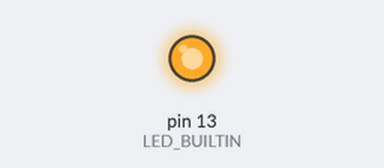
A sketch run on a simulated Arduino Uno, built with avr-gcc and run on an emulated ATmega328P. Parts: output pins drawn as LEDs (lit = HIGH).

Above: at 0.2 s.
At 31.2 s:
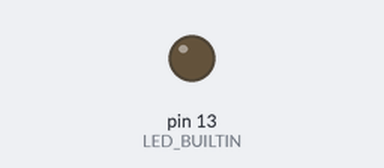
Timing chart, 0 to 36.4 s (numbered marks = the images above):
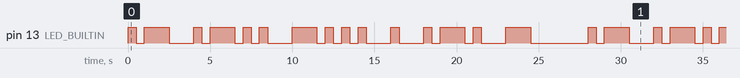

Measured:
- by itself, pin 13 (LED_BUILTIN): moves between LOW and HIGH, repeating every 28.0 s
- by itself, everything shown: repeats every 28.0 s, in 30 steps

The sketch:

Functional_programming_3.ino
```cpp
//This program shows my name (albert) in morse code in the builtin LED of the arduino.
//Instead, of using a function for the dot and a function for the dash like in 'functional programming 2', here I have used the morseBlink function which is used to control the blinking of the LED based on the number of dots specified for each letter.
//The dotDuration variable controls the duration of a single dot.
//The loop is the same as in 'functional programming 2', and each of the functions representing letters are more or less the same, but using the morseBlink funciton.


int dotDuration = 500;

void setup() {
  // put your setup code here, to run once:
pinMode (13, OUTPUT);
}

void loop() {
  // put your main code here, to run repeatedly:
morseA ();
morseL ();
morseB ();
morseE ();
morseR ();
morseT ();
delay (dotDuration*4);
}

void morseBlink (int numbeOfDots) {
digitalWrite (LED_BUILTIN, 1);
delay(dotDuration*numbeOfDots);
digitalWrite (LED_BUILTIN, 0);
delay(dotDuration);
}

void morseA () {
morseBlink (1);
morseBlink (3);
delay(dotDuration*2);
}

void morseL () {
morseBlink (1);
morseBlink (3);
morseBlink (1);
morseBlink (1);
delay(dotDuration*2);
}

void morseB () {
morseBlink (3);
morseBlink (1);
morseBlink (1);
morseBlink (1);
delay(dotDuration*2);
}

void morseE (){
morseBlink (1);
delay(dotDuration*2);
}

void morseR () {
morseBlink (1);
morseBlink (3);
morseBlink (1);
delay(dotDuration*2);
}

void morseT () {
morseBlink (3);
delay(dotDuration*2);
}
```
